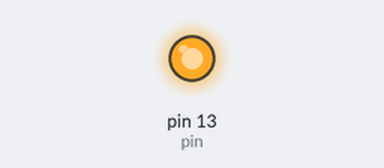
Recording of a sketch running on a simulated Arduino Uno, built with avr-gcc and run on an emulated ATmega328P. Shown: output pins drawn as LEDs (lit = HIGH).

Above: at 0.1 s.
At 22.1 s:
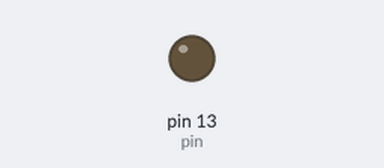
Timing chart, 0 to 40.0 s (numbered marks = the images above):
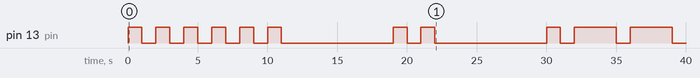

Measured:
- by itself, pin 13 (pin): LOW → HIGH at 0.00 s, → LOW 1.0 s later, → HIGH 1.0 s later, → LOW 1.0 s later, … (22 changes in this stretch)

The sketch:

Morse_Code.ino
```cpp
int pin = 13;

void setup() {
  pinMode(pin, OUTPUT);

}

void loop() {
  H();
  I();
  spacebtwwds();
  I();
  spacebtwwds();
  A();
  M();
  spacebtwwds();
  T();
  I();
  D();
  B();
  O();
  T();
  spacebtwwds();

}

void dash() {
  digitalWrite(13, HIGH);
  delay(3000);
  digitalWrite(13, LOW);
  delay(1000);
}

void dot() {
  digitalWrite(13, HIGH);
  delay(1000);
  digitalWrite(13, LOW);
  delay(1000);
}

void spacebtwwds() {
  delay(7000);
}


void H() {
  for(int i=0; i<4; i++) {
    dot();
  }
}

void I() {
  for(int i=0; i<2; i++) {
    dot();
  }
}

void A() {
  dot();
  dash();
}

void M() {
  for(int i=0; i<2; i++) {
    dash();
  }
}

void T() {
  dash();
}

void D() {
  dash();
  for(int i=0; i<2; i++) {
    dot();
  }

}

void B() {
  dash();
  for(int i=0; i<3; i++) {
    dot();
  }
}

void O() {
  for(int i=0; i<3; i++) {
    dash();
  }
}
```
